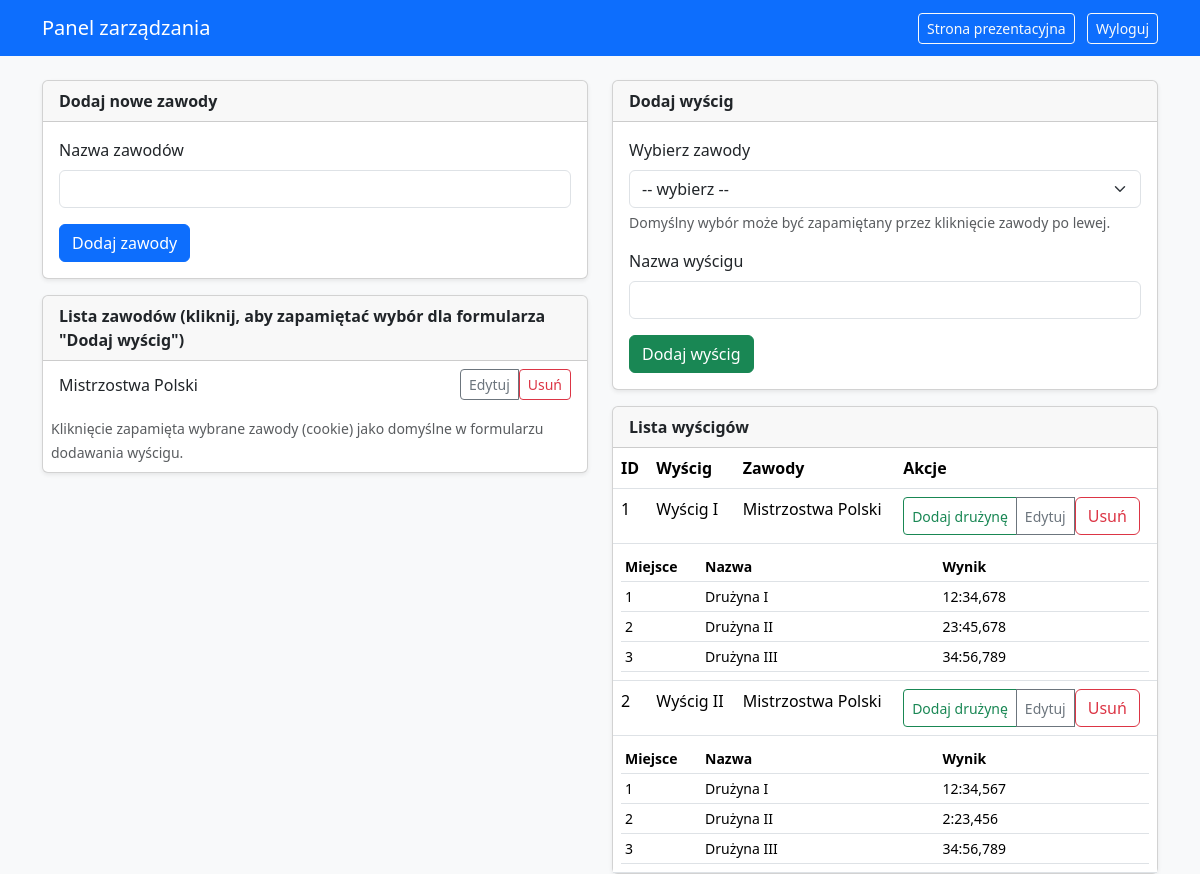
/management.php (signed in), run on an earlier commit of the app's database.
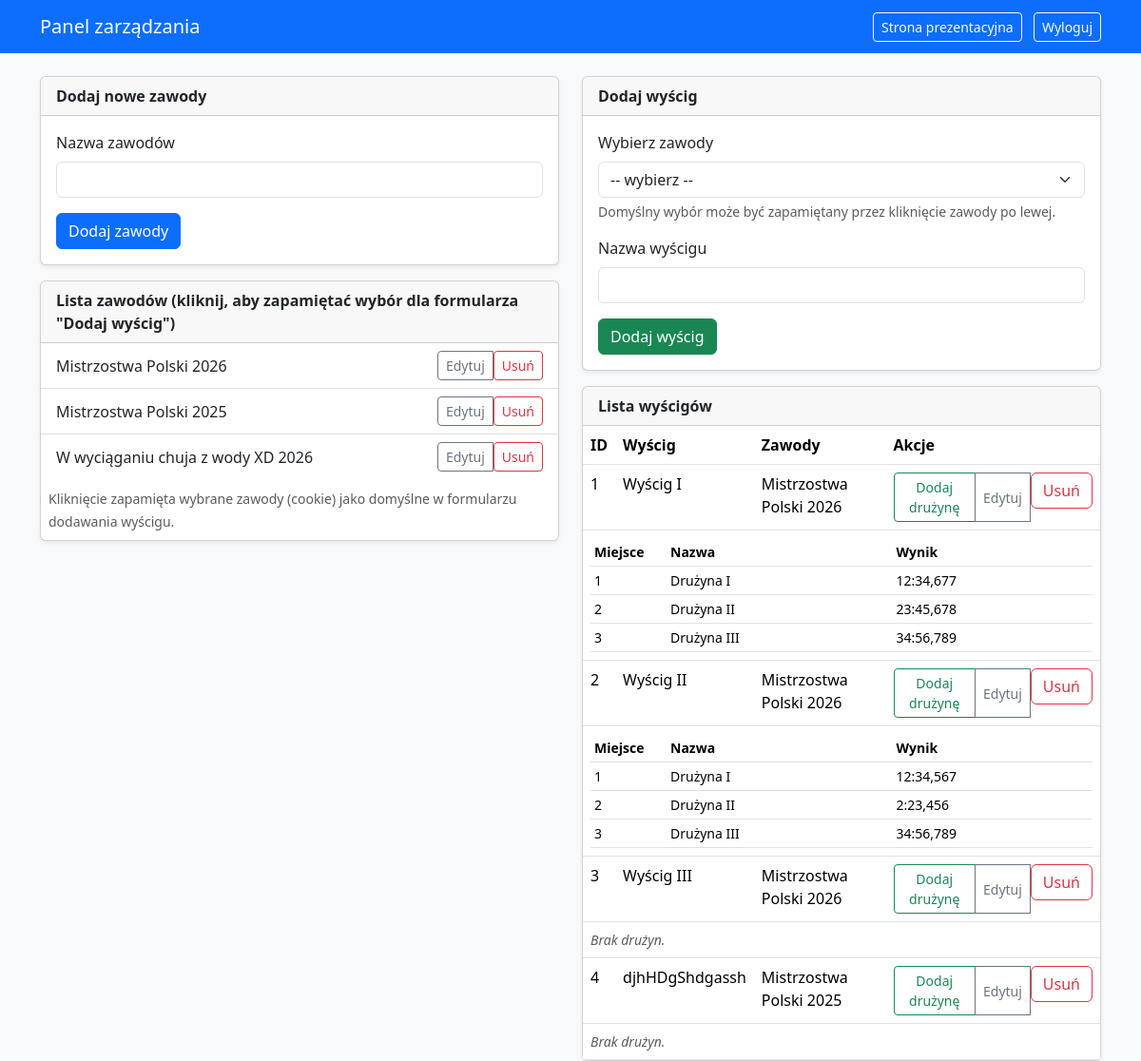
And on a later commit of the database.
### tables this page shows
CREATE TABLE `zawody` (
  `id` int(11) NOT NULL,
  `nazwa` text NOT NULL
);

CREATE TABLE `wyscigi` (
  `id` int(11) NOT NULL,
  `id_zawodow` int(11) NOT NULL,
  `nazwa` text NOT NULL
);

CREATE TABLE `druzyny` (
  `id` int(11) NOT NULL,
  `nazwa` text NOT NULL,
  `wynik` varchar(16) DEFAULT NULL,
  `miejsce` int(11) NOT NULL,
  `id_wyscigu` int(11) NOT NULL
);

### management.php (the view, shortened to what this page needs)
<?php
require_once "config.php";
$zawody = [];
$res = $conn->query("SELECT id, nazwa FROM zawody ORDER BY id ASC");
if ($res) {
    while ($r = $res->fetch_assoc()) $zawody[] = $r;
}
$wyscigi = [];
$res2 = $conn->query("
    SELECT w.id AS id, w.nazwa AS nazwa_w, w.id_zawodow, z.nazwa AS nazwa_z
    FROM wyscigi w
    LEFT JOIN zawody z ON w.id_zawodow = z.id
    ORDER BY w.id ASC
");
if ($res2) {
    while ($r = $res2->fetch_assoc()) $wyscigi[] = $r;
}
$druzyny_by_wyscig = [];
$res3 = $conn->query("SELECT id, nazwa, wynik, miejsce, id_wyscigu FROM druzyny ORDER BY id_wyscigu ASC, miejsce ASC");
if ($res3) {
    while ($row = $res3->fetch_assoc()) {
        $idw = (int)$row['id_wyscigu'];
        if (!isset($druzyny_by_wyscig[$idw])) $druzyny_by_wyscig[$idw] = [];
        $druzyny_by_wyscig[$idw][] = $row;
    }
}
$selected_zawody_formularz = isset($_COOKIE['zawody_formularz']) ? (int)$_COOKIE['zawody_formularz'] : 0;
?>
<!DOCTYPE html>
<html lang="pl">
<head>
    <link href="https://cdn.jsdelivr.net/npm/bootstrap@5.3.2/dist/css/bootstrap.min.css" rel="stylesheet">
</head>
<body class="bg-light">
<nav class="navbar navbar-expand-lg navbar-dark bg-primary mb-4">
    <div class="container">
        <a class="navbar-brand" href="#">Panel zarządzania</a>
        <div class="ms-auto">
            <a href="index.php" class="btn btn-outline-light btn-sm me-2" target="_blank">Strona prezentacyjna</a>
            <form method="post" action="logout.php" class="d-inline">
                <button class="btn btn-outline-light btn-sm" type="submit">Wyloguj</button>
            </form>
        </div>
    </div>
</nav>
<div class="container">
    <div class="row gy-4">
        <div class="col-md-6">
            <div class="card shadow-sm">
                <div class="card-header"><strong>Dodaj nowe zawody</strong></div>
                <div class="card-body">
                    <form method="post">
                        <div class="mb-3">
                            <label class="form-label">Nazwa zawodów</label>
                            <input type="text" name="nazwa_zawodow" class="form-control" required>
                        </div>
                        <button class="btn btn-primary">Dodaj zawody</button>
                    </form>
                </div>
            </div>
            <div class="card shadow-sm mt-3">
                <div class="card-header"><strong>Lista zawodów (kliknij, aby zapamiętać wybór dla formularza "Dodaj wyścig")</strong></div>
                <div class="card-body p-0">
                    <?php if (empty($zawody)): ?>
                        <div class="p-3">Brak zawodów.</div>
                    <?php else: ?>
                        <div class="list-group list-group-flush">
                            <?php foreach ($zawody as $z):
                                $isActive = ($selected_zawody_formularz === (int)$z['id']);
                                ?>
                                <div class="list-group-item d-flex justify-content-between align-items-center zawody-item<?php echo $isActive ? ' active' : ''; ?>"
                                     data-id="<?php echo (int)$z['id']; ?>">
                                    <div class="zawody-nazwa"><?php echo htmlspecialchars($z['nazwa']); ?></div>
                                    <div class="btn-group">
                                        <button type="button"
                                                class="btn btn-sm btn-outline-secondary"
                                                data-bs-toggle="modal"
                                                data-bs-target="#editZawodyModal"
                                                data-id="<?php echo (int)$z['id']; ?>"
                                                data-nazwa="<?php echo htmlspecialchars($z['nazwa'], ENT_QUOTES); ?>">
                                            Edytuj
                                        </button>
                                        <form method="post" style="display:inline;" onsubmit="return confirm('Usunąć zawody?');">
                                            <button class="btn btn-sm btn-outline-danger" type="submit">Usuń</button>
                                        </form>
                                    </div>
                                </div>
                            <?php endforeach; ?>
                        </div>
                        <div class="p-2"><small class="text-muted">Kliknięcie zapamięta wybrane zawody (cookie) jako domyślne w formularzu dodawania wyścigu.</small></div>
                    <?php endif; ?>
                </div>
            </div>
        </div>
        <div class="col-md-6">
            <div class="card shadow-sm">
                <div class="card-header"><strong>Dodaj wyścig</strong></div>
                <div class="card-body">
                    <form method="post" id="formAddWyscig">
                        <div class="mb-3">
                            <label class="form-label">Wybierz zawody</label>
                            <select name="id_zawodow" class="form-select" id="selectIdZawodow" required>
                                <option value="">-- wybierz --</option>
                            </select>
                            <div class="form-text">Domyślny wybór może być zapamiętany przez kliknięcie zawody po lewej.</div>
                        </div>
                        <div class="mb-3">
                            <label class="form-label">Nazwa wyścigu</label>
                            <input type="text" name="nazwa_wyscigu" class="form-control" required>
                        </div>
                        <button class="btn btn-success">Dodaj wyścig</button>
                    </form>
                </div>
            </div>
            <div class="card shadow-sm mt-3">
                <div class="card-header"><strong>Lista wyścigów</strong></div>
                <div class="card-body p-0">
                    <?php if (empty($wyscigi)): ?>
                        <div class="p-3">Brak wyścigów.</div>
                    <?php else: ?>
                        <table class="table mb-0">
                            <thead>
                            <tr><th>ID</th><th>Wyścig</th><th>Zawody</th><th>Akcje</th></tr>
                            </thead>
                            <tbody>
                            <?php foreach ($wyscigi as $w): ?>
                                <tr class="wyscig-row" data-id="<?php echo (int)$w['id']; ?>" data-zawody="<?php echo (int)$w['id_zawodow']; ?>">
                                    <td><?php echo (int)$w['id']; ?></td>
                                    <td><?php echo htmlspecialchars($w['nazwa_w']); ?></td>
                                    <td><?php echo htmlspecialchars(isset($w['nazwa_z']) ? $w['nazwa_z'] : '—'); ?></td>
                                    <td>
                                        <div class="btn-group btn-group-sm">
                                            <button type="button" class="btn btn-outline-success" data-bs-toggle="modal" data-bs-target="#addDruzynaModal"
                                                    data-id="<?php echo (int)$w['id']; ?>" data-wyscignazwa="<?php echo htmlspecialchars($w['nazwa_w'], ENT_QUOTES); ?>">
                                                Dodaj drużynę
                                            </button>
                                            <button type="button" class="btn btn-outline-secondary" data-bs-toggle="modal" data-bs-target="#editWyscigModal"
                                                    data-id="<?php echo (int)$w['id']; ?>" data-nazwa="<?php echo htmlspecialchars($w['nazwa_w'], ENT_QUOTES); ?>" data-idz="<?php echo (int)$w['id_zawodow']; ?>">
                                                Edytuj
                                            </button>
                                            <form method="post" style="display:inline;" onsubmit="return confirm('Usunąć wyścig?');">
                                                <button class="btn btn-outline-danger" type="submit">Usuń</button>
                                            </form>
                                        </div>
                                    </td>
                                </tr>
                                <tr class="teams-row" data-wyscig="<?php echo (int)$w['id']; ?>">
                                    <td colspan="4" class="small text-muted">
                                        <?php
                                        $teams = isset($druzyny_by_wyscig[(int)$w['id']]) ? $druzyny_by_wyscig[(int)$w['id']] : [];
                                        if (empty($teams)) {
                                            echo '<em>Brak drużyn.</em>';
                                        } else {
                                            echo '<table class="table table-sm mb-0">';
                                            echo '<thead><tr><th style="width:80px">Miejsce</th><th>Nazwa</th><th>Wynik</th></tr></thead><tbody>';
                                            foreach ($teams as $t) {
                                                $team_id = (int)$t['id'];
                                                $wynik = $t['wynik'];
                                                $miejsce = (int)$t['miejsce'];
                                                $nazwa_t = htmlspecialchars($t['nazwa']);
                                                echo '<tr class="team-editable" data-team-id="' . $team_id . '" data-team-name="' . $nazwa_t . '" data-team-wynik="' . htmlspecialchars($wynik) . '" data-team-miejsce="' . $miejsce . '" data-team-wyscig="' . (int)$t['id_wyscigu'] . '">';
                                                echo '<td>' . $miejsce . '</td>';
                                                echo '<td>' . $nazwa_t . '</td>';
                                                echo '<td>' . ($wynik !== null && $wynik !== '' ? htmlspecialchars($wynik) : '—') . '</td>';
                                                echo '</tr>';
                                            }
                                            echo '</tbody></table>';
                                        }
                                        ?>
                                    </td>
                                </tr>
                            <?php endforeach; ?>
                            </tbody>
                        </table>
                    <?php endif; ?>
                </div>
            </div>
        </div>
    </div>
</div>
</body>
</html>

### management.php (style rules this page uses)
.zawody-item { cursor: pointer; }
.teams-row table { margin-bottom: 0; }
.team-editable { cursor: pointer; }

What changed in the data, as far as the page shows it:
changed zawody: nazwa "Mistrzostwa Polski" → "Mistrzostwa Polski 2026"
added zawody: nazwa "Mistrzostwa Polski 2025"
added zawody: nazwa "W wyciąganiu chuja z wody XD 2026"
changed through a linked row, wyscigi "Wyścig I": id_zawodow.nazwa "Mistrzostwa Polski" → "Mistrzostwa Polski 2026"
changed druzyny (number 1 of 6 on the later page): wynik "12:34,678" → "12:34,677"
changed through a linked row, wyscigi "Wyścig II": id_zawodow.nazwa "Mistrzostwa Polski" → "Mistrzostwa Polski 2026"
added wyscigi: id "3", nazwa "Wyścig III", id_zawodow.nazwa "Mistrzostwa Polski 2026", shows "Brak drużyn."
added wyscigi: id "4", nazwa "djhHDgShdgassh", id_zawodow.nazwa "Mistrzostwa Polski 2025", shows "Brak drużyn."
